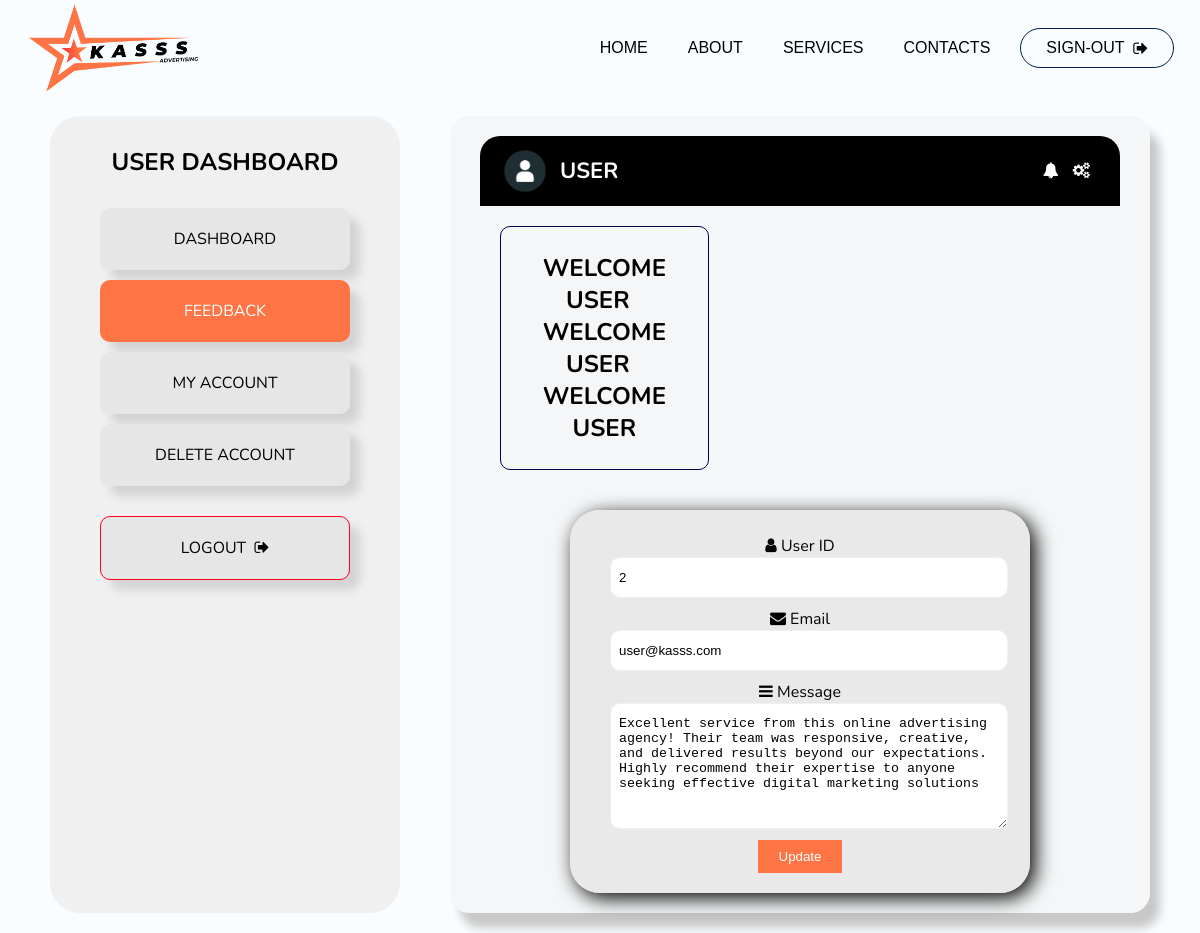
/user/edit_feedback.php (signed in), run on the app's committed database.
### tables this page shows
CREATE TABLE `users` (
  `id` int(11) NOT NULL,
  `name` varchar(255) NOT NULL,
  `email` varchar(255) NOT NULL,
  `phoneNumber` varchar(20) NOT NULL,
  `username` varchar(50) NOT NULL,
  `password` varchar(255) NOT NULL,
  `feedback` int(11) NOT NULL DEFAULT 0,
  `post` text NOT NULL DEFAULT 'customer'
);

CREATE TABLE `feedback` (
  `id` int(11) NOT NULL,
  `userID` int(11) NOT NULL,
  `email` varchar(255) NOT NULL,
  `feedback` text NOT NULL,
  `date` date NOT NULL
);

### user/edit_feedback.php (the view, shortened to what this page needs)
<?php
$id = $_SESSION['userid'];
$email = $_SESSION['email'];
require_once('../config.php');
$sql = mysqli_query($conn,"SELECT * FROM users WHERE id='$id' AND email = '$email';");
$row = mysqli_fetch_assoc($sql);
$feedback = mysqli_query($conn,"SELECT * FROM feedback WHERE email = '$email' AND userID = '$id';");
$result = mysqli_fetch_assoc($feedback);
?>
<!DOCTYPE html>
<html>
<head>
	<link rel="stylesheet" type="text/css" href="css/feedback_style.css">
	<link rel="stylesheet" href="https://cdnjs.cloudflare.com/ajax/libs/font-awesome/4.7.0/css/font-awesome.min.css">
</head>
<body>
<head>
	<link rel="stylesheet" type="text/css" href="css/style.css">
	<link rel="stylesheet" href="https://cdnjs.cloudflare.com/ajax/libs/font-awesome/4.7.0/css/font-awesome.min.css">
</head>
<body>
	<header class="header">
		<div class="brand">
			<img src="../content/images/logo-width.png" alt="logo" class="brand-logo">
		</div>
		<nav class="navbar" id="navMenu">
			<div class="nav-content">
				<a href="../index.php" class="nav-item">Home</a>
				<a href="../about.php" class="nav-item">About</a>
				<a href="../services.php" class="nav-item">Services</a>
				<a href="../contacts.php" class="nav-item">Contacts</a>
				<a href="logout.php" class="nav-item nav-button">Sign-out &nbsp<i class="fa fa-sign-out"></i></a>
			</div>
		</nav>
	</header>
    <main>
        <div class="container">
            <div class="side-nav">
                <h2>User Dashboard</h2>
                <ul class="side-nav-bar">
                    <a href="index.php" class="side-nav-link"><li class="side-nav-item">Dashboard</li></a>
                    <a href="feedback.php" class="side-nav-link"><li class="side-nav-item sub-active">Feedback</li></a>
                    <a href="profile.php" class="side-nav-link"><li class="side-nav-item">My Account</li></a>
                    <a href="delete.php" class="side-nav-link"><li class="side-nav-item">Delete Account</li></a>
                    <a href="logout.php" class="side-nav-link"><li class="side-nav-item side-nav-logout">Logout &nbsp<i class="fa fa-sign-out"></i></li></a>
                </ul>
            </div>
            <div class="content">
                <div class="top">
                    <div class="account">
                        <img src="images/avatar.png" alt="user avatar">
                        <h3><?php echo $row['username']; ?></h3>
                    </div>
                    <div class="icons">
                        <i class="fa fa-bell"></i>
                        <a href="profile.php" style="color: white;"><i class="fa fa-cogs"></i></a>
                    </div>
                </div>
                <div class="middle">
                    <div class="box">
                        <marquee>
                            <h2> Welcome <?php echo $row['name']; ?>  &nbsp Welcome <?php echo $row['name']; ?> &nbsp Welcome <?php echo $row['name']; ?></h2>
                        </marquee>
                    </div>
                </div>
                <div class="bottom">
                    <div class="feedback-details">
                       <div class="edit-feedback">
                                <form action="feedback.inc.php" method="POST">
                                    <div class="form-group">
                                        <label for="id"><i class="fa fa-user"></i> User ID</label><br>
                                        <input type="text" name="id" class="form-item" value="<?php echo $result['userID'] ?>" readonly>
                                    </div>
                                    <div class="form-group">
                                        <label for="email"><i class="fa fa-envelope"></i> Email</label><br>
                                        <input type="email" name="email" class="form-item" value="<?php echo $result['email'] ?>" readonly>
                                    </div>
                                    <div class="form-group">
                                        <label for="email"><i class="fa fa-bars"></i> Message</label><br>
                                        <textarea name="feedback" class="form-item-fb" required><?php echo htmlspecialchars($result['feedback']); ?> </textarea>
                                    </div>
                                    <input type="submit" name="update" value="Update" class="form-submit-btn">
                                </form>
                            </div>
                    </div>
                </div>
            </div>
        </div>
    </main>
</body>
</html>

### user/css/feedback_style.css (style rules this page uses)
:root { --primary-blue: #3D5A80; --light-blue: #6D98BA; --dark-blue: #001e4e; --gray: #A8BACC; --yellow: #FFD166; --green: #4CAF50; --red: #E57373; --logo1: #ff7445; }
* { margin: 0; }
body { background-color: rgb(249, 253, 255); font-family: "Nunito", sans-serif; }
.header { display: flex; justify-content: space-between; align-items: center; padding: 1rem; height: 8vh; }
.brand { display: flex; align-items: center; }
.brand-logo { height: 15%; width: 100px; }
.navbar { display: flex; align-items: center; flex: 1; justify-content: flex-end; }
.nav-content { display: flex; align-items: center; }
.nav-item { color: #000000; text-decoration: none; padding: 20px 10px; height: 100%; display: flex; align-items: center; font-family: sans-serif; font-size: 16px; margin: 0px 10px; text-transform: uppercase; }
.nav-item.nav-button { background-color: transparent; border-radius: 30px; border: var(--dark-blue) 1px solid; padding: 10px 25px; text-align: center; color: #000000; }
.container { display: flex; }
.side-nav { width: 250px; padding: 30px 50px; margin: 20px 50px; background-color: rgb(240, 240, 240); border-radius: 30px; min-height: 70vh; }
.side-nav h2 { text-align: center; text-transform: uppercase; }
.side-nav-bar { list-style: none; margin-block-start: 0em; margin-block-end: 0em; margin-inline-start: 0px; margin-inline-end: 0px; padding-inline-start: 0px; margin-top: 30px; }
.side-nav-bar .side-nav-item { padding: 20px 20px; text-align: center; background-color: rgb(230, 230, 230); margin-top: 10px; border-radius: 10px; box-shadow: lightgray 10px 10px 10px; color: black; }
.side-nav-link { text-decoration: none; text-transform: uppercase; }
.side-nav-item.sub-active { background-color: var(--logo1) !important; color: white; }
.side-nav-item.side-nav-logout { margin-top: 30px; padding: 20px 20px; text-align: center; border-radius: 10px; box-shadow: lightgray 10px 10px 10px; border: #ff0020 solid 1px; }
.content { flex: 1; background-color: rgba(240, 240, 240, 0.5); width: 100%; padding: 20px 30px; margin-top: 20px; margin-right: 50px; margin-bottom: 20px; border-radius: 20px; box-shadow: rgb(200, 200, 200) 10px 15px 10px; }
.content .top { display: flex; justify-content: space-between; align-items: center; background-color: black; padding: 10px 20px; border-top-left-radius: 20px; border-top-right-radius:20px }
.content .top .account { display: flex; align-items: center; }
.account img { width: 50px; height: 50px; border-radius: 50%; margin-right: 10px; }
.account h3 { color: white; font-size: 22px; text-transform: uppercase; }
.top .icons { color: white; }
.icons i { cursor: pointer; margin-right: 10px; }
.middle { display: flex; flex-direction: row; justify-content: center; align-items: center; padding: 20px; }
.middle .box { width: 100%; padding: 25px 10px; text-align: center; border: 1px solid rgb(0, 0, 70); border-radius: 10px; text-transform: uppercase; }
.feedback-details { display: flex; justify-content: center; }
.new-feedback , .edit-feedback { padding: 20px 30px; background-color: rgb(230, 230, 230, 0.8); min-height: 300px; min-width: 400px; box-shadow: black 5px 5px 20px; border-radius: 30px; }
.form-group { padding: 5px 10px; }
.form-item , .form-item-fb { width: 100%; padding: 12px 8px; outline: none; border: rgb(240, 240, 240) 1px solid; border-radius: 10px; }
.form-item-fb { height: 100px; }
.form-submit-btn { padding: 8px 20px; background-color: #ff7445; border: #ff7445 1px solid; display: block; margin:auto; color: white; }

### data on the page
users: username "USER", name "USER"
feedback: id "2", email "user@kasss.com", feedback "Excellent service from this online advertising agency! Their team was responsive, creative, and delivered results beyond our expectations. Highly recommend their expertise to anyone seeking effective digital marketing solutions"
